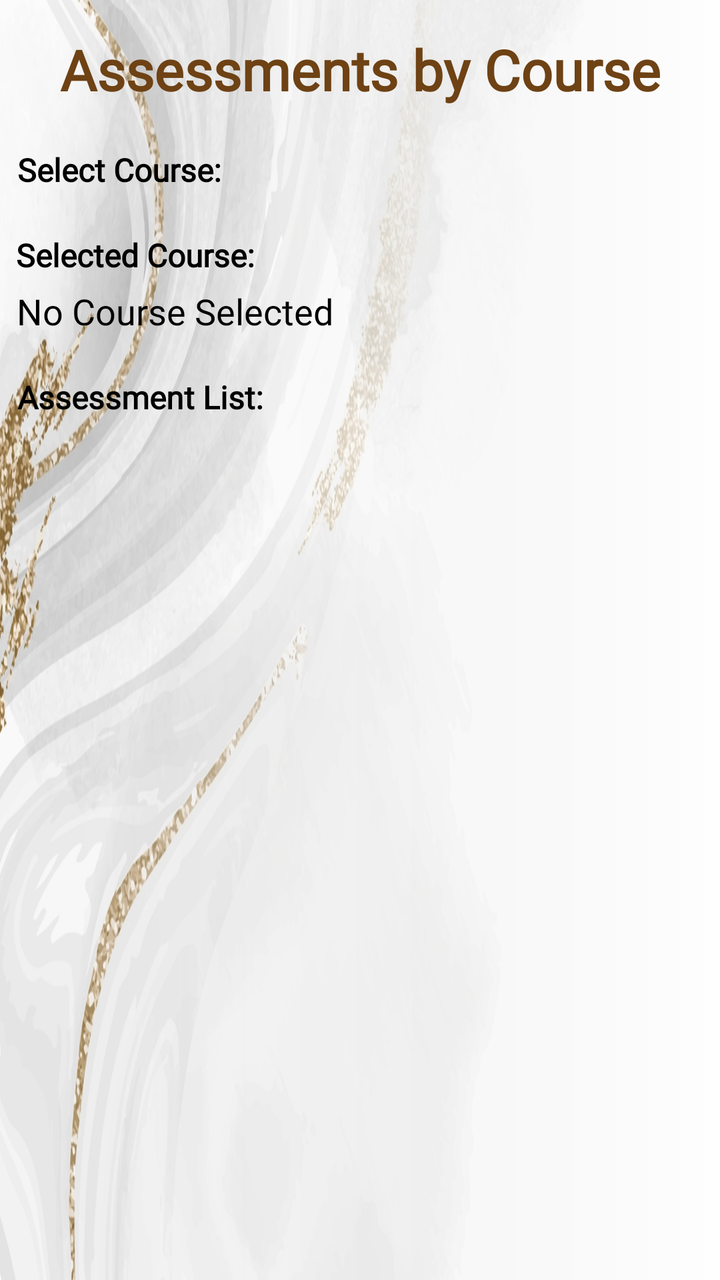
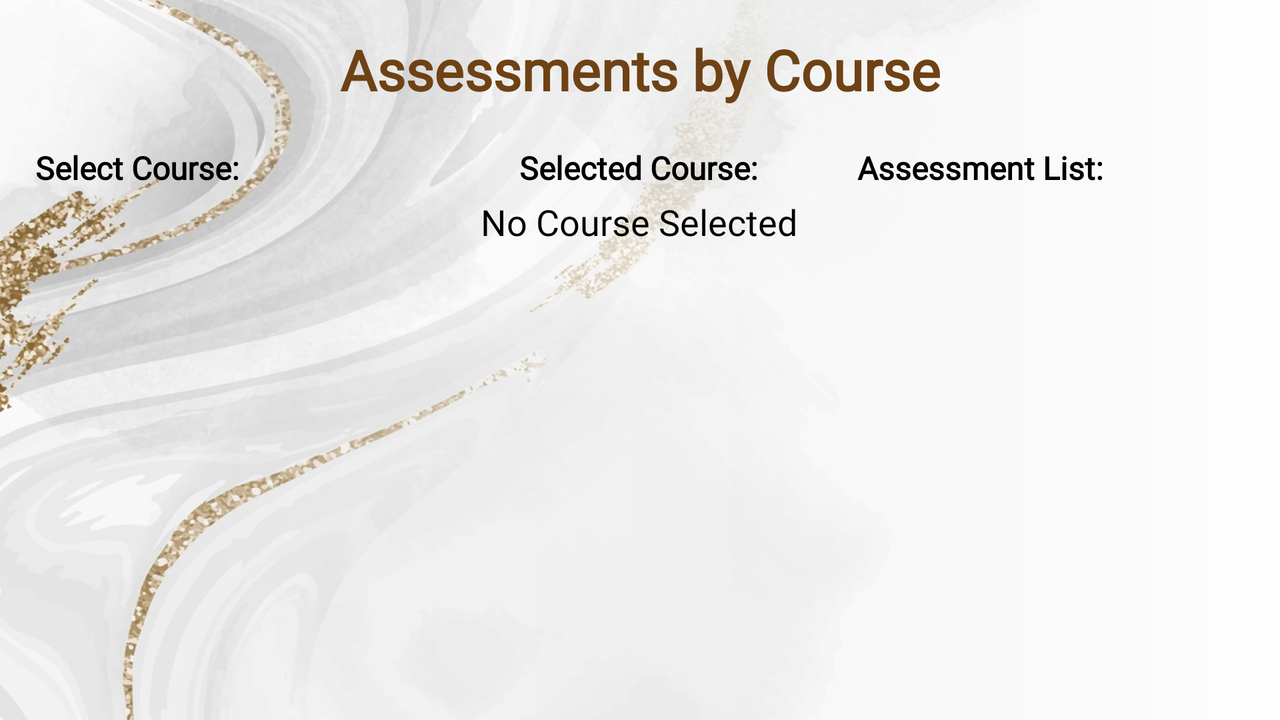

Two renders of one Android screen. The first uses the default layout on a phone; the second uses the alternative layout the repository ships for a different screen configuration, on a matching device. The two XML files are below.
<!-- AndroidManifest.xml: application theme Theme.MyApplication -->
<!-- res/layout/activity_assessments_by_course.xml -->
<?xml version="1.0" encoding="utf-8"?>
<androidx.constraintlayout.widget.ConstraintLayout xmlns:android="http://schemas.android.com/apk/res/android"
    xmlns:app="http://schemas.android.com/apk/res-auto"
    xmlns:tools="http://schemas.android.com/tools"
    android:layout_width="match_parent"
    android:layout_height="match_parent"
    android:background="@drawable/backgroundimage"
    tools:context=".UI.AssessmentsByCourse">

    <TextView
        android:id="@+id/textView13"
        android:layout_width="wrap_content"
        android:layout_height="42dp"
        android:layout_marginTop="16dp"
        android:fontFamily="@font/caudex"
        android:text="Assessments by Course"
        android:textAlignment="center"
        android:textColor="#6E4214"
        android:textSize="28sp"
        android:textStyle="bold"
        app:layout_constraintLeft_toLeftOf="parent"
        app:layout_constraintRight_toRightOf="parent"
        app:layout_constraintTop_toTopOf="parent" />

    <TextView
        android:id="@+id/textView28"
        android:layout_width="wrap_content"
        android:layout_height="wrap_content"
        android:layout_marginTop="16dp"
        android:fontFamily="@font/caudex"
        android:text="Select Course:"
        android:textAlignment="gravity"
        android:textColor="@color/black"
        android:textSize="16dp"
        android:textStyle="bold"
        app:layout_constraintHorizontal_bias="0.033"
        app:layout_constraintLeft_toLeftOf="parent"
        app:layout_constraintRight_toRightOf="parent"
        app:layout_constraintTop_toBottomOf="@+id/textView13" />

    <TextView
        android:id="@+id/textView41"
        android:layout_width="wrap_content"
        android:layout_height="wrap_content"
        android:layout_marginTop="16dp"
        android:fontFamily="@font/caudex"
        android:text="Selected Course:"
        android:textAlignment="gravity"
        android:textColor="@color/black"
        android:textSize="16dp"
        android:textStyle="bold"
        app:layout_constraintHorizontal_bias="0.033"
        app:layout_constraintLeft_toLeftOf="parent"
        app:layout_constraintRight_toRightOf="parent"
        app:layout_constraintTop_toBottomOf="@+id/courseABCRV" />

    <TextView
        android:id="@+id/selectedCourseText"
        android:layout_width="wrap_content"
        android:layout_height="wrap_content"
        android:layout_marginTop="5dp"
        android:fontFamily="@font/caudex"
        android:text="No Course Selected"
        android:textAlignment="gravity"
        android:textColor="@color/black"
        android:textSize="18dp"
        android:textStyle="normal"
        app:layout_constraintHorizontal_bias="0.041"
        app:layout_constraintLeft_toLeftOf="parent"
        app:layout_constraintRight_toRightOf="parent"
        app:layout_constraintTop_toBottomOf="@+id/textView41" />

    <TextView
        android:id="@+id/textView40"
        android:layout_width="wrap_content"
        android:layout_height="wrap_content"
        android:layout_marginTop="20dp"
        android:fontFamily="@font/caudex"
        android:text="Assessment List:"
        android:textAlignment="gravity"
        android:textColor="@color/black"
        android:textSize="16dp"
        android:textStyle="bold"
        app:layout_constraintHorizontal_bias="0.036"
        app:layout_constraintLeft_toLeftOf="parent"
        app:layout_constraintRight_toRightOf="parent"
        app:layout_constraintTop_toBottomOf="@+id/selectedCourseText" />

    <androidx.recyclerview.widget.RecyclerView
        android:id="@+id/courseABCRV"
        android:layout_width="370dp"
        android:layout_height="wrap_content"
        android:layout_marginTop="5dp"
        app:layout_constraintEnd_toEndOf="parent"
        app:layout_constraintStart_toStartOf="parent"
        app:layout_constraintTop_toBottomOf="@+id/textView28" />

    <androidx.recyclerview.widget.RecyclerView
        android:id="@+id/assessmentABCRV"
        android:layout_width="370dp"
        android:layout_height="wrap_content"
        android:layout_marginTop="5dp"
        app:layout_constraintEnd_toEndOf="parent"
        app:layout_constraintStart_toStartOf="parent"
        app:layout_constraintTop_toBottomOf="@+id/textView40" />


</androidx.constraintlayout.widget.ConstraintLayout>
<!-- resources referenced by this layout -->
<resources>
  <color name="black">#FF000000</color>
  <!-- drawable backgroundimage: jpg bitmap (drawable-v24, 207359 bytes) -->
  <style name="Theme.MyApplication" parent="Theme.MaterialComponents.DayNight.DarkActionBar">
          
          <item name="colorPrimary">@color/gold_2</item>
          <item name="colorPrimaryVariant">@color/purple_700</item>
          <item name="colorOnPrimary">@color/white</item>
          
          <item name="colorSecondary">@color/gold</item>
          <item name="colorSecondaryVariant">@color/gold_1</item>
          <item name="colorOnSecondary">@color/black</item>
          
          <item name="android:statusBarColor" tools:targetApi="l">?attr/colorPrimaryVariant</item>
          
      </style>
  <color name="gold_2">#3F301D</color>
  <color name="purple_700">#FF3700B3</color>
  <color name="white">#FFFFFFFF</color>
  <color name="gold">#926F34</color>
  <color name="gold_1">#C1A87D</color>
</resources>
<!-- res/layout-land/activity_assessments_by_course.xml (the repository's variant of the layout above) -->
<!-- drawn on the phone turned sideways -->
<?xml version="1.0" encoding="utf-8"?>
<androidx.constraintlayout.widget.ConstraintLayout xmlns:android="http://schemas.android.com/apk/res/android"
    xmlns:app="http://schemas.android.com/apk/res-auto"
    xmlns:tools="http://schemas.android.com/tools"
    android:layout_width="match_parent"
    android:layout_height="match_parent"
    android:background="@drawable/backgroundimage"
    tools:context=".UI.AssessmentsByCourse">

    <TextView
        android:id="@+id/textView13"
        android:layout_width="wrap_content"
        android:layout_height="42dp"
        android:layout_marginTop="16dp"
        android:fontFamily="@font/caudex"
        android:text="Assessments by Course"
        android:textAlignment="center"
        android:textColor="#6E4214"
        android:textSize="28sp"
        android:textStyle="bold"
        app:layout_constraintLeft_toLeftOf="parent"
        app:layout_constraintRight_toRightOf="parent"
        app:layout_constraintTop_toTopOf="parent" />

    <TextView
        android:id="@+id/textView28"
        android:layout_width="wrap_content"
        android:layout_height="wrap_content"
        android:layout_marginTop="15dp"
        android:fontFamily="@font/caudex"
        android:text="Select Course:"
        android:textAlignment="gravity"
        android:textColor="@color/black"
        android:textSize="16dp"
        android:textStyle="bold"
        app:layout_constraintHorizontal_bias="0.033"
        app:layout_constraintLeft_toLeftOf="parent"
        app:layout_constraintRight_toRightOf="parent"
        app:layout_constraintTop_toBottomOf="@+id/textView13" />

    <TextView
        android:id="@+id/textView41"
        android:layout_width="wrap_content"
        android:layout_height="wrap_content"
        android:layout_marginTop="15dp"
        android:fontFamily="@font/caudex"
        android:text="Selected Course:"
        android:textAlignment="gravity"
        android:textColor="@color/black"
        android:textSize="16dp"
        android:textStyle="bold"
        app:layout_constraintHorizontal_bias="0.499"
        app:layout_constraintLeft_toLeftOf="parent"
        app:layout_constraintRight_toRightOf="parent"
        app:layout_constraintTop_toBottomOf="@+id/textView13" />

    <TextView
        android:id="@+id/selectedCourseText"
        android:layout_width="wrap_content"
        android:layout_height="wrap_content"
        android:layout_marginTop="4dp"
        android:fontFamily="@font/caudex"
        android:text="No Course Selected"
        android:textAlignment="gravity"
        android:textColor="@color/black"
        android:textSize="18dp"
        android:textStyle="normal"
        app:layout_constraintHorizontal_bias="0.499"
        app:layout_constraintLeft_toLeftOf="parent"
        app:layout_constraintRight_toRightOf="parent"
        app:layout_constraintTop_toBottomOf="@+id/textView41" />

    <TextView
        android:id="@+id/textView40"
        android:layout_width="wrap_content"
        android:layout_height="wrap_content"
        android:layout_marginTop="15dp"
        android:fontFamily="@font/caudex"
        android:text="Assessment List:"
        android:textAlignment="gravity"
        android:textColor="@color/black"
        android:textSize="16dp"
        android:textStyle="bold"
        app:layout_constraintHorizontal_bias="0.829"
        app:layout_constraintLeft_toLeftOf="parent"
        app:layout_constraintRight_toRightOf="parent"
        app:layout_constraintTop_toBottomOf="@+id/textView13" />

    <androidx.recyclerview.widget.RecyclerView
        android:id="@+id/courseABCRV"
        android:layout_width="200dp"
        android:layout_height="wrap_content"
        android:layout_marginTop="5dp"
        app:layout_constraintEnd_toEndOf="parent"
        app:layout_constraintHorizontal_bias="0.037"
        app:layout_constraintStart_toStartOf="parent"
        app:layout_constraintTop_toBottomOf="@+id/textView28" />

    <androidx.recyclerview.widget.RecyclerView
        android:id="@+id/assessmentABCRV"
        android:layout_width="200dp"
        android:layout_height="wrap_content"
        android:layout_marginTop="4dp"
        app:layout_constraintEnd_toEndOf="parent"
        app:layout_constraintHorizontal_bias="0.955"
        app:layout_constraintStart_toStartOf="parent"
        app:layout_constraintTop_toBottomOf="@+id/textView40" />


</androidx.constraintlayout.widget.ConstraintLayout>
